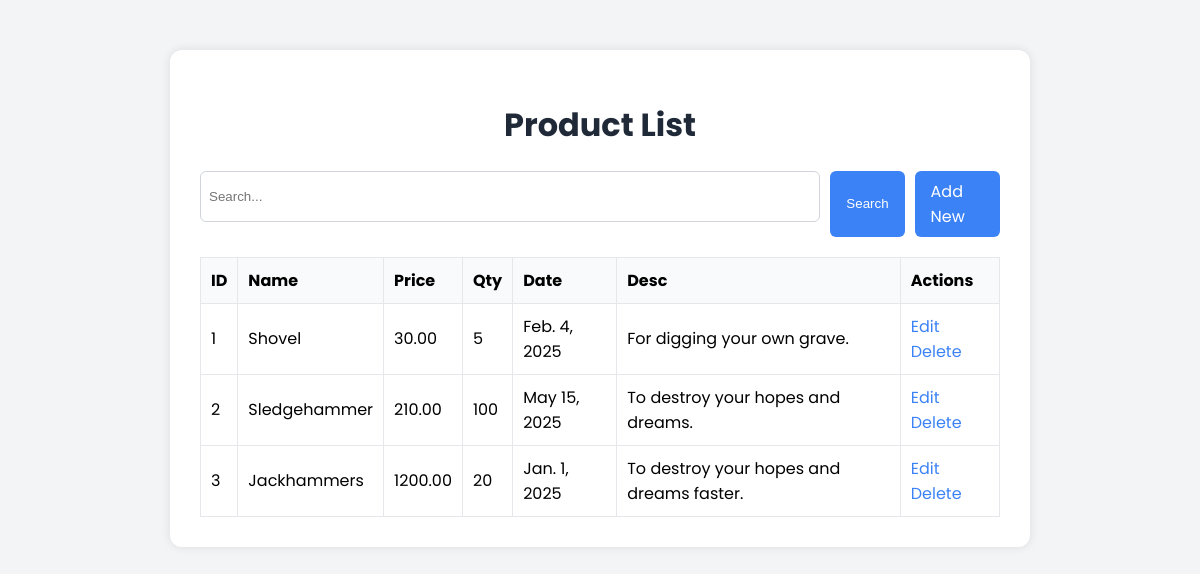
The page / on the database its author committed.
### register/models.py (models this page shows, shortened)
class Product(models.Model):
    product = models.CharField(max_length=100)
    price = models.DecimalField(max_digits=10, decimal_places=2)
    quantity = models.IntegerField()
    manufacture_date = models.DateField()
    description = models.TextField()

### register/views.py (the view)
# urls.py: path('', views.list_register, name='list'),
def list_register(request):
    query = request.GET.get('q')
    register = Product.objects.all()
    if query:
        register = register.filter(
            Q(product__icontains=query) |
            Q(price__icontains=query) |
            Q(quantity__icontains=query) |
            Q(manufacture_date__icontains=query) |
            Q(description__icontains=query)
        )
    else:
        products = Product.objects.all()
    return render(request, 'register/product_list.html', {'register': register})

### register/templates/register/product_list.html (shortened to what this page needs)
{% extends 'register/base.html' %}
{% block content %}
<h1>Product List</h1>
<form method="get" class="search-bar">
    <input type="text" name="q" placeholder="Search..." value="{{ request.GET.q }}">
    <button type="submit" class="btn">Search</button>
    <a href="{% url 'add_register' %}" class="btn">Add New</a>
</form>
<table>
    <tr>
        <th>ID</th><th>Name</th><th>Price</th><th>Qty</th><th>Date</th><th>Desc</th><th>Actions</th>
    </tr>
    {% for item in register %}
    <tr>
        <td>{{ item.id }}</td>
        <td>{{ item.product }}</td>
        <td>{{ item.price }}</td>
        <td>{{ item.quantity }}</td>
        <td>{{ item.manufacture_date }}</td>
        <td>{{ item.description }}</td>
        <td>
            <a href="{% url 'edit_register' item.pk %}">Edit</a>
            <a href="{% url 'delete_register' item.pk %}">Delete</a>
        </td>
    </tr>
    {% endfor %}
</table>
{% endblock %}

### register/templates/register/base.html (shortened to what this page needs)
<!DOCTYPE html>
<html lang="en">
<head>
</head>
<body>
  <div class="container">
    {% block content %}{% endblock %}
  </div>
</body>
</html>

### register/templates/register/base.html (style rules this page uses)
body { font-family: 'Poppins', sans-serif; background-color: #f3f4f6; margin: 0; padding: 0; }
.container { max-width: 800px; margin: 50px auto; background: white; padding: 30px; box-shadow: 0 0 10px rgba(0,0,0,0.1); border-radius: 12px; }
h1 { text-align: center; color: #1f2937; }
a { color: #3b82f6; text-decoration: none; }
.btn { display: incline-block; padding: 8px 16px; background-color: #3b82f6; color: white; border: none; border-radius: 6px; cursor: pointer; }
table { width: 100%; border-collapse: collapse; margin-top: 20px; }
th,td { border: 1px solid #e5e7eb; padding: 10px; text-align: left; }
th { background-color: #f9fafb; }
form input, form textarea { width: 100%; padding: 8px; margin-bottom: 15px; border: 1px solid #d1d5db; border-radius: 6px; }
.search-bar { display: flex; gap: 10px; margin-bottom: 20px; }

### rows shown on the page
Product: id "1", product "Shovel", price "30.00", quantity "5", manufacture_date "Feb. 4, 2025", description "For digging your own grave."
Product: id "2", product "Sledgehammer", price "210.00", quantity "100", manufacture_date "May 15, 2025", description "To destroy your hopes and dreams."
Product: id "3", product "Jackhammers", price "1200.00", quantity "20", manufacture_date "Jan. 1, 2025", description "To destroy your hopes and dreams faster."
